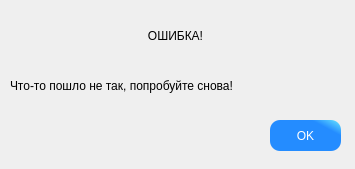
<?xml version="1.0" encoding="UTF-8"?>
<ui version="4.0">
 <class>erorr_wind</class>
 <widget class="QDialog" name="erorr_wind">
  <property name="geometry">
   <rect>
    <x>0</x>
    <y>0</y>
    <width>355</width>
    <height>169</height>
   </rect>
  </property>
  <property name="minimumSize">
   <size>
    <width>355</width>
    <height>169</height>
   </size>
  </property>
  <property name="maximumSize">
   <size>
    <width>355</width>
    <height>169</height>
   </size>
  </property>
  <property name="windowTitle">
   <string>ОШИБКА</string>
  </property>
  <property name="windowIcon">
   <iconset>
    <normaloff>:/error/dop/error.png</normaloff>:/error/dop/error.png</iconset>
  </property>
  <widget class="QPushButton" name="ok_btn">
   <property name="geometry">
    <rect>
     <x>270</x>
     <y>120</y>
     <width>71</width>
     <height>31</height>
    </rect>
   </property>
   <property name="styleSheet">
    <string notr="true">QPushButton{
     background-color: qlineargradient(spread:pad, x1:0.75, y1:0.204545, x2:1, y2:0, stop:0 rgba(36, 140, 255, 255), stop:1 rgba(106, 232, 255, 255));
     border-style: outset;
     border-radius: 10px;
     font: 10pt &quot;Times New Roman&quot;;
	 color:white;
 }

QPushButton:hover{
     background-color:qlineargradient(spread:pad, x1:0, y1:0, x2:1, y2:0, stop:0 rgba(0, 171, 0, 255), stop:1 rgba(255, 255, 255, 255));
     border-style: inset;
     font: 12pt &quot;Times New Roman&quot;;
	 color:black;
 }</string>
   </property>
   <property name="text">
    <string>OK</string>
   </property>
  </widget>
  <widget class="QLabel" name="label_main">
   <property name="geometry">
    <rect>
     <x>0</x>
     <y>0</y>
     <width>351</width>
     <height>71</height>
    </rect>
   </property>
   <property name="styleSheet">
    <string notr="true">font: 75 16pt &quot;Times New Roman&quot;;</string>
   </property>
   <property name="text">
    <string>ОШИБКА!</string>
   </property>
   <property name="alignment">
    <set>Qt::AlignCenter</set>
   </property>
  </widget>
  <widget class="QLabel" name="label_dscr_of_error">
   <property name="geometry">
    <rect>
     <x>10</x>
     <y>50</y>
     <width>331</width>
     <height>71</height>
    </rect>
   </property>
   <property name="styleSheet">
    <string notr="true">font: 75 14pt &quot;Times New Roman&quot;;</string>
   </property>
   <property name="text">
    <string>Что-то пошло не так, попробуйте снова!</string>
   </property>
   <property name="alignment">
    <set>Qt::AlignLeading|Qt::AlignLeft|Qt::AlignVCenter</set>
   </property>
   <property name="wordWrap">
    <bool>true</bool>
   </property>
  </widget>
  <widget class="QLabel" name="label">
   <property name="geometry">
    <rect>
     <x>70</x>
     <y>5</y>
     <width>51</width>
     <height>51</height>
    </rect>
   </property>
   <property name="text">
    <string/>
   </property>
   <property name="pixmap">
    <pixmap resource="../../images/main_image.qrc">:/other/dop/error.png</pixmap>
   </property>
   <property name="scaledContents">
    <bool>true</bool>
   </property>
  </widget>
 </widget>
 <resources>
  <include location="../../images/images_store.qrc"/>
  <include location="../../images/main_image.qrc"/>
 </resources>
 <connections>
  <connection>
   <sender>ok_btn</sender>
   <signal>clicked()</signal>
   <receiver>erorr_wind</receiver>
   <slot>close()</slot>
   <hints>
    <hint type="sourcelabel">
     <x>305</x>
     <y>135</y>
    </hint>
    <hint type="destinationlabel">
     <x>177</x>
     <y>84</y>
    </hint>
   </hints>
  </connection>
 </connections>
</ui>
